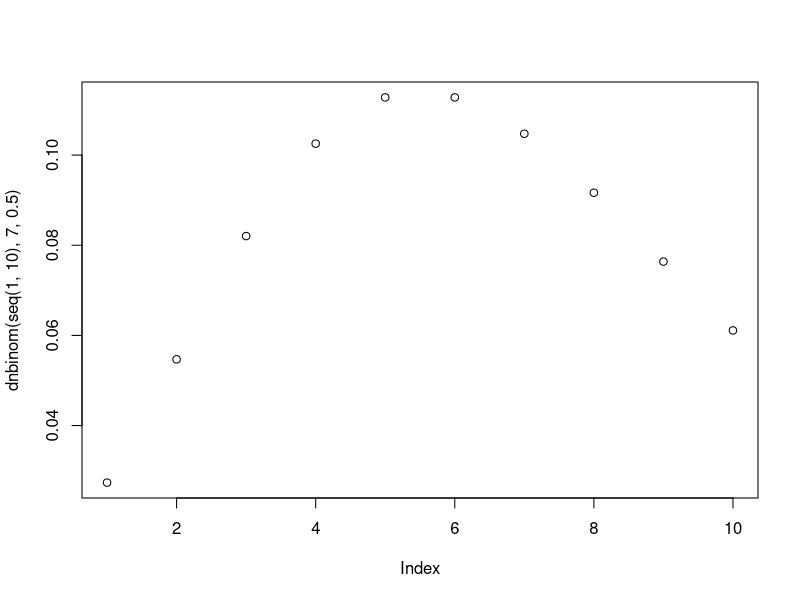

This figure's R source:
## ---- chunk 1
knitr::opts_chunk$set(echo = TRUE)
## ---- chunk 2
plot(dnbinom(seq(1,10), 7, 0.5))
